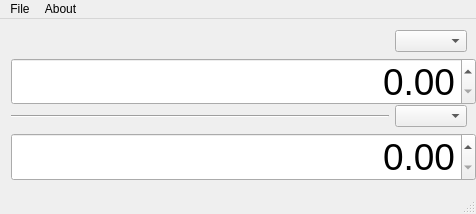
<?xml version="1.0" encoding="UTF-8"?>
<ui version="4.0">
 <class>MainWindow</class>
 <widget class="QMainWindow" name="MainWindow">
  <property name="geometry">
   <rect>
    <x>0</x>
    <y>0</y>
    <width>476</width>
    <height>214</height>
   </rect>
  </property>
  <property name="windowTitle">
   <string>MainWindow</string>
  </property>
  <widget class="QWidget" name="centralWidget">
   <layout class="QVBoxLayout" name="verticalLayout">
    <property name="rightMargin">
     <number>0</number>
    </property>
    <item>
     <layout class="QVBoxLayout" name="mainVerticalLayout">
      <property name="spacing">
       <number>0</number>
      </property>
      <item>
       <layout class="QVBoxLayout" name="verticalLayout_2">
        <item>
         <layout class="QHBoxLayout" name="horizontalLayout_2">
          <property name="rightMargin">
           <number>9</number>
          </property>
          <item alignment="Qt::AlignRight">
           <widget class="QComboBox" name="s1ComboBox"/>
          </item>
         </layout>
        </item>
        <item>
         <widget class="QDoubleSpinBox" name="s1SpinBox">
          <property name="minimumSize">
           <size>
            <width>0</width>
            <height>40</height>
           </size>
          </property>
          <property name="font">
           <font>
            <pointsize>28</pointsize>
           </font>
          </property>
          <property name="alignment">
           <set>Qt::AlignRight|Qt::AlignTrailing|Qt::AlignVCenter</set>
          </property>
         </widget>
        </item>
       </layout>
      </item>
      <item>
       <layout class="QVBoxLayout" name="verticalLayout_3">
        <item>
         <layout class="QHBoxLayout" name="horizontalLayout">
          <property name="topMargin">
           <number>0</number>
          </property>
          <property name="rightMargin">
           <number>9</number>
          </property>
          <item>
           <widget class="Line" name="line">
            <property name="sizePolicy">
             <sizepolicy hsizetype="Expanding" vsizetype="Fixed">
              <horstretch>0</horstretch>
              <verstretch>0</verstretch>
             </sizepolicy>
            </property>
            <property name="minimumSize">
             <size>
              <width>0</width>
              <height>3</height>
             </size>
            </property>
            <property name="maximumSize">
             <size>
              <width>16777215</width>
              <height>1</height>
             </size>
            </property>
            <property name="orientation">
             <enum>Qt::Horizontal</enum>
            </property>
           </widget>
          </item>
          <item>
           <widget class="QComboBox" name="s2ComboBox"/>
          </item>
         </layout>
        </item>
        <item>
         <widget class="QDoubleSpinBox" name="s2SpinBox">
          <property name="minimumSize">
           <size>
            <width>0</width>
            <height>40</height>
           </size>
          </property>
          <property name="font">
           <font>
            <pointsize>28</pointsize>
           </font>
          </property>
          <property name="styleSheet">
           <string notr="true"/>
          </property>
          <property name="alignment">
           <set>Qt::AlignRight|Qt::AlignTrailing|Qt::AlignVCenter</set>
          </property>
         </widget>
        </item>
       </layout>
      </item>
     </layout>
    </item>
   </layout>
  </widget>
  <widget class="QMenuBar" name="menuBar">
   <property name="geometry">
    <rect>
     <x>0</x>
     <y>0</y>
     <width>476</width>
     <height>22</height>
    </rect>
   </property>
   <widget class="QMenu" name="menuAbout">
    <property name="title">
     <string>About</string>
    </property>
    <addaction name="actionAbout_Qt"/>
    <addaction name="actionAbout_Application"/>
    <addaction name="actionRate_in_store"/>
   </widget>
   <widget class="QMenu" name="menuFile">
    <property name="title">
     <string>File</string>
    </property>
    <addaction name="actionQuit"/>
   </widget>
   <addaction name="menuFile"/>
   <addaction name="menuAbout"/>
  </widget>
  <widget class="QStatusBar" name="statusBar"/>
  <action name="actionAbout_Qt">
   <property name="icon">
    <iconset resource="resources.qrc">
     <normaloff>:/icons/others/information-line.png</normaloff>:/icons/others/information-line.png</iconset>
   </property>
   <property name="text">
    <string>About Qt</string>
   </property>
  </action>
  <action name="actionAbout_Application">
   <property name="icon">
    <iconset resource="resources.qrc">
     <normaloff>:/icons/others/information-line.png</normaloff>:/icons/others/information-line.png</iconset>
   </property>
   <property name="text">
    <string>About Application</string>
   </property>
  </action>
  <action name="actionRate_in_store">
   <property name="icon">
    <iconset resource="resources.qrc">
     <normaloff>:/icons/others/star-line.png</normaloff>:/icons/others/star-line.png</iconset>
   </property>
   <property name="text">
    <string>Rate in store</string>
   </property>
  </action>
  <action name="actionQuit">
   <property name="icon">
    <iconset resource="resources.qrc">
     <normaloff>:/icons/others/close-fill.png</normaloff>:/icons/others/close-fill.png</iconset>
   </property>
   <property name="text">
    <string>Quit</string>
   </property>
   <property name="shortcut">
    <string>Ctrl+Q</string>
   </property>
   <property name="shortcutContext">
    <enum>Qt::ApplicationShortcut</enum>
   </property>
  </action>
 </widget>
 <layoutdefault spacing="6" margin="11"/>
 <resources>
  <include location="resources.qrc"/>
 </resources>
 <connections/>
</ui>
